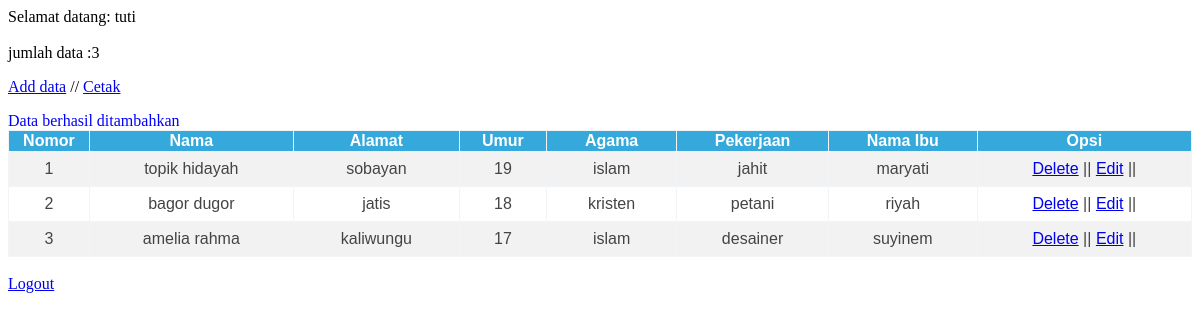
Page /home.php?pesan=input (signed in) on the committed database.
### tables this page shows
CREATE TABLE IF NOT EXISTS `identitas` (
`id` int(11) NOT NULL,
  `nama` varchar(30) NOT NULL,
  `alamat` text NOT NULL,
  `usia` char(20) NOT NULL,
  `agama` varchar(30) NOT NULL,
  `pekerjaan` varchar(30) NOT NULL,
  `nama_ibu_kandung` varchar(30) NOT NULL
);

### home.php (the view, shortened to what this page needs)
<?php
if(isset($_SESSION['username'])){
	$query=mysql_query("SELECT * FROM identitas");
	$jumlah=mysql_num_rows($query);
	echo "Selamat datang: ".$_SESSION['username'];
	echo "jumlah data :".$jumlah;
?>
<!DOCTYPE html>
<html>
<head>
	<link rel="stylesheet" type="text/css" href="css/utama.css">
</head>
<body>
<p>
	<a href="tambah.php">Add data</a> // <a href="cetak.php" target="_blank">Cetak</a>
</p>
<?php
	if(isset($_GET['pesan'])){
		$pesan = $_GET['pesan'];
		if($pesan == "input"){
			echo "<font color='blue'>Data berhasil ditambahkan</font>";
		}else if($pesan == "hapus"){
			echo "<font color='red'>Data di hapus</font>";
		}else if($pesan == "update"){
			echo "<font color='green'>data telah diupdate</font>";
		}
	}
?>
<table border="1" class="table1">
	<tr>
		<th>Nomor</th>
		<th>Nama</th>
		<th>Alamat</th>
		<th>Umur</th>
		<th>Agama</th>
		<th>Pekerjaan</th>
		<th>Nama Ibu</th>
		<th>Opsi</th>
	</tr>
<?php
$no=0;
while($row=mysql_fetch_array($query)){
?>
<tr>
	<td><?php echo $no=$no+1; ?></td>
	<td><?php echo $row['nama']; ?></td>
	<td><?php echo $row['alamat']; ?></td>
	<td><?php echo $row['usia']; ?></td>
	<td><?php echo $row['agama']; ?></td>
	<td><?php echo $row['pekerjaan']; ?></td>
	<td><?php echo $row['nama_ibu_kandung']; ?></td>
	<td>
		<a href='delete.php?id=<?php echo $row['id']; ?>'>Delete</a> ||
		<a href='edit.php?id=<?php echo $row['id']; ?>'>Edit</a> ||
	</td>
</tr>
<?php
}
?>
</table><br>
<a href="logout.php">Logout</a>
<?php
}else{
	echo "anda tidak boloh akses halaman ini. silahkan login dulu <a href='fom.php'>Login dulu</a>";
}
?>
</body>
</html>

### css/utama.css (style rules this page uses)
.table1 { font-family:sans-serif; border-collapse:collapse; width:100%; color:#444; border:1px solid #f2f5f7; }
.table tr,th { background-color:#35A9DB; color:#ffffff; }
.table th,td { padding:8px 20px; text-align:center; }
.table1 tr:nth-child(even) { background-color: #f2f2f2; }

### rows in the picture
identitas: nama "topik hidayah", alamat "sobayan", usia "19", agama "islam", pekerjaan "jahit", nama_ibu_kandung "maryati"
identitas: no "2", nama "bagor dugor", alamat "jatis", usia "18", agama "kristen", pekerjaan "petani", nama_ibu_kandung "riyah"
identitas: no "3", nama "amelia rahma", alamat "kaliwungu", usia "17", agama "islam", pekerjaan "desainer", nama_ibu_kandung "suyinem"

### other values in the picture
$_SESSION['username'] "tuti"
$jumlah "3"
